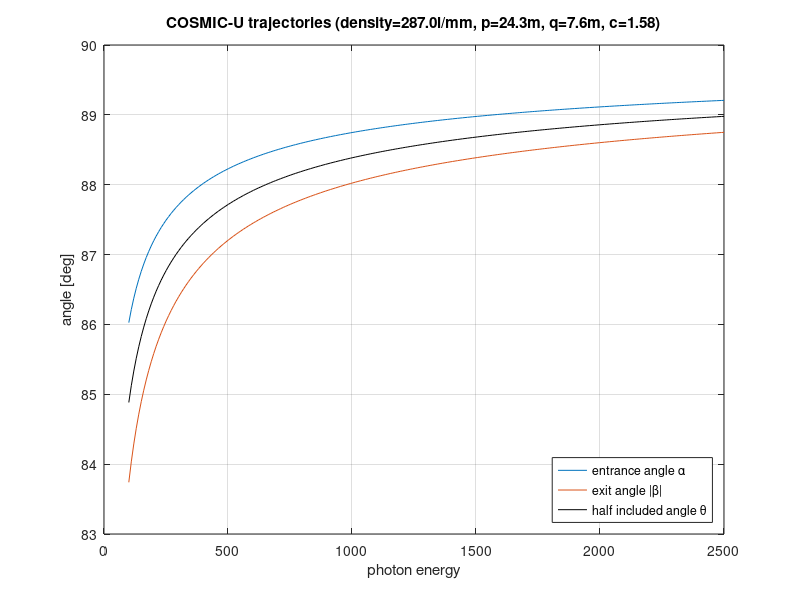

MATLAB code for this plot: (Note: this script raises an error after producing the figure.)
%% Comparison between Reticolo and PCGrate
%%
% Computing the efficiency of a blazed grating to compare with results
% calculated by Dima (at constant angle) using PC Grate

%%
% September 2019
% awojdyla@lbl.gov

%% Grating paramaters

p_m = 24.301;
q_m = 7.573;

lambda0_m = 1239/806*1e-9;
g = 287e3 ;
c = 1.577;
m = 1;
material = 'Au';

Es_eV = linspace(100,2500,240);
lambdas_m = 1.2398e-06./Es_eV;

% analytical blaze angle
%theta0_blaze_rad = (alpha0_rad + beta0_rad)/2;
%thickness_m = 1/g*tan(theta0_blaze_rad);

%% Trajectories

% for the design wavelength
x0= (-(2*m*lambda0_m*g)+sqrt((2*m*lambda0_m*g)^2-4*(c^2-1)*(1-m^2*lambda0_m^2*g^2-c^2)))/(2*(c^2-1));
y0 = -sqrt(1-c^2*(1-x0^2));
alpha0_rad = asin(x0);
beta0_rad = asin(y0);

% defocus coefficient
b2 = (cos(alpha0_rad).^2/p_m + cos(beta0_rad).^2/q_m)/(2*g*lambda0_m);

alphas_rad = zeros(1,length(Es_eV));
betas_rad  = zeros(1,length(Es_eV));
thetas_rad = zeros(1,length(Es_eV));

for i_e=1:length(Es_eV)
    
    lambda_m  = lambdas_m(i_e);

    p2 = -(1/p_m+1/q_m);
    p1 = 2*m*g*lambda_m/q_m;
    p0 = (1/p_m + 1/q_m - m^2*g^2*lambda_m^2/q_m - 2*m*g*b2*lambda_m);

    x = (-p1-sqrt(p1^2-4*p2*p0))/(2*p2);
    alpha_rad = asin(x);

    y = x-m*g*lambda_m;
    beta_rad = -asin(y);

    theta_rad = (alpha_rad - beta_rad)/2;

    alphas_rad(i_e) = alpha_rad;
    betas_rad(i_e)  = beta_rad;
    thetas_rad(i_e) = theta_rad;
end

% shorthand
%[alphas_rad, betas_rad] = Blazr.trajectory_vls(lambdas_m, lambda0_m, g, p_m, q_m, c);
%thetas_rad = (alphas_rad-betas_rad)/2;  % half-included angle

%alphap_rad = sqrt(2*1*lambda0_m/(1/g*(c^2-1)));

plot(Es_eV, alphas_rad*180/pi, Es_eV, abs(betas_rad)*180/pi, Es_eV, thetas_rad*180/pi,'k')
legend('entrance angle \alpha', 'exit angle |\beta|', 'half included angle \theta','location','Southeast')
xlabel('photon energy')
ylabel('angle [deg]')
title(sprintf('COSMIC-U trajectories (density=%1.1fl/mm, p=%1.1fm, q=%1.1fm, c=%1.2f)', g*1e-3, p_m, q_m, c))
%set(gca,'yTick',87.5:0.5:90)
grid on



%% Blazed grating efficiency at constant angle
% (may take a while)

i_0 = find(Es_eV>=806,1);
alpha0_rad = alphas_rad(i_0);
beta0_rad  =  betas_rad(i_0);

pitch_m = 1/g;

% analytical blaze angle
theta0_blaze_rad = (alpha0_rad + beta0_rad)/2;
thetaN_blaze_rad = 0.2*pi/180;
% corresponding blazed grating height
thickness_m = 1/g*tan(thetaN_blaze_rad);

etas_blaze2 = zeros(1,length(lambdas_m));
etas_blaze4 = zeros(1,length(lambdas_m));
etas_blaze5 = zeros(1,length(lambdas_m));
etas_blaze6 = zeros(1,length(lambdas_m));

fprintf('\nmight take a few minutes on a slow computer\n')
for i_l=1:length(lambdas_m)
    string_status = sprintf('calculating wavelengh %i/%i', i_l, length(lambdas_m));
    fprintf(string_status)
    
    etas_blaze2(i_l) = Blazr.efficiency_blazed(pitch_m, 1/g*tan(0.2*pi/180), ...
        lambdas_m(i_l), pi/2-alpha0_rad, material);
    etas_blaze4(i_l) = Blazr.efficiency_blazed(pitch_m, 1/g*tan(0.4*pi/180), ...
        lambdas_m(i_l), pi/2-alpha0_rad, material);
    etas_blaze5(i_l) = Blazr.efficiency_blazed(pitch_m, 1/g*tan(0.5*pi/180), ...
        lambdas_m(i_l), pi/2-alpha0_rad, material);
    etas_blaze6(i_l) = Blazr.efficiency_blazed(pitch_m, 1/g*tan(0.6*pi/180), ...
        lambdas_m(i_l), pi/2-alpha0_rad, material);
    % completion status
    
    n_char = length(string_status);
    for i_c=1:n_char
        fprintf('\b')
    end
end

plot(Es_eV, etas_blaze2, '.-c',...
     Es_eV, etas_blaze4, '.-b',...
     Es_eV, etas_blaze5, '.-g',...
     Es_eV, etas_blaze6, '.-r')
xlabel('photon energy [eV]')
ylabel('efficiency')
title(sprintf('RETICOLO: blazed grating; density=%1.1fl/mm, c=%1.2f, material:%s', g*1e-3, c, material))
legend('\theta_b=0.2deg','\theta_b=0.4deg','\theta_b=0.5deg','\theta_b=0.6deg')
ylim([0 0.5])
set(gca,'ytick',0:0.05:1)
set(gca,'xtick',200:200:2500)
grid on
drawnow

%% Blazed grating efficiency along the trajectory


i_0 = find(Es_eV>=806,1);
alpha0_rad = alphas_rad(i_0);
beta0_rad  =  betas_rad(i_0);

pitch_m = 1/g;

etas_blaze2 = zeros(1,length(lambdas_m));
etas_blaze4 = zeros(1,length(lambdas_m));
etas_blaze5 = zeros(1,length(lambdas_m));
etas_blaze6 = zeros(1,length(lambdas_m));
for i_l=1:length(lambdas_m)
    etas_blaze2(i_l) = Blazr.efficiency_blazed(pitch_m, 1/g*tan(0.2*pi/180), ...
        lambdas_m(i_l), pi/2-alphas_rad(i_l), material);
    etas_blaze4(i_l) = Blazr.efficiency_blazed(pitch_m, 1/g*tan(0.4*pi/180), ...
        lambdas_m(i_l), pi/2-alphas_rad(i_l), material);
    etas_blaze5(i_l) = Blazr.efficiency_blazed(pitch_m, 1/g*tan(0.5*pi/180), ...
        lambdas_m(i_l), pi/2-alphas_rad(i_l), material);
    etas_blaze6(i_l) = Blazr.efficiency_blazed(pitch_m, 1/g*tan(0.6*pi/180), ...
        lambdas_m(i_l), pi/2-alphas_rad(i_l), material);
end

plot(Es_eV, etas_blaze2, '.-c',...
     Es_eV, etas_blaze4, '.-b',...
     Es_eV, etas_blaze5, '.-g',...
     Es_eV, etas_blaze6, '.-r')
xlabel('photon energy [eV]')
ylabel('efficiency')
title(sprintf('RETICOLO: blazed grating; density=%1.1fl/mm, c=%1.2f, material:%s', g*1e-3, c, material))
ylim([0 0.5])
set(gca,'ytick',0:0.05:1)
set(gca,'xtick',200:200:2500)
grid on
legend('\theta_b=0.2deg','\theta_b=0.4deg','\theta_b=0.5deg','\theta_b=0.6deg')
